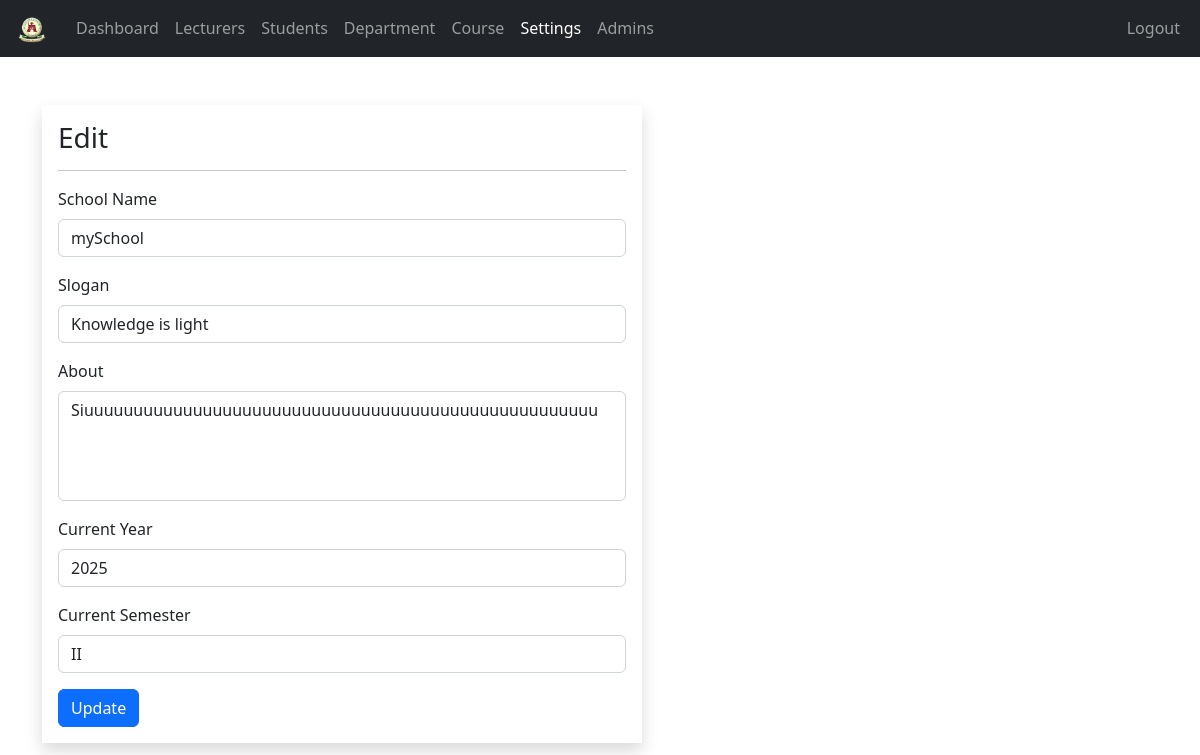
/admin/settings.php (signed in), run on the app's committed database.
### tables this page shows
CREATE TABLE `setting` (
  `id` int NOT NULL AUTO_INCREMENT,
  `current_year` int NOT NULL,
  `current_semester` varchar(11) NOT NULL,
  `school_name` varchar(100) NOT NULL,
  `slogan` varchar(300) NOT NULL,
  `about` text NOT NULL,
  PRIMARY KEY (`id`)
);

### admin/data/setting.php (called while the page is built, shortened)
<?php
function getSetting($conn){
  $sql = "SELECT * FROM setting LIMIT 1";
  $stmt = $conn->prepare($sql);
  $stmt->execute();
  if ($stmt->rowCount() == 1) {
    return $stmt->fetch(PDO::FETCH_ASSOC);
  }
}

### admin/settings.php (the view, shortened to what this page needs)
<?php
if (isset($_SESSION['admin_id']) && isset($_SESSION['role'])) {
    if ($_SESSION['role'] == 'Admin') {
        include "../DB_connection.php";
        include "data/setting.php";
        $setting = getSetting($conn);
?>
<!DOCTYPE html>
<html lang="en">
<head>
	<link rel="stylesheet" href="https://cdn.jsdelivr.net/npm/bootstrap@5.2.0/dist/css/bootstrap.min.css">
	<link rel="stylesheet" href="../css/style.css">
    <link rel="stylesheet" href="https://cdnjs.cloudflare.com/ajax/libs/font-awesome/4.7.0/css/font-awesome.min.css">
</head>
<body>
    <?php include "inc/navbar.php"; ?>
    <div class="container mt-5">
        <form method="post" class="shadow p-3 mt-5 form-w" action="req/setting-edit.php">
            <h3>Edit</h3><hr>
            <div class="mb-3">
              <label class="form-label">School Name</label>
              <input type="text" class="form-control" value="<?= htmlspecialchars($setting['school_name']) ?>" name="school_name" required>
            </div>
            <div class="mb-3">
              <label class="form-label">Slogan</label>
              <input type="text" class="form-control" value="<?= htmlspecialchars($setting['slogan']) ?>" name="slogan" required>
            </div>
            <div class="mb-3">
                <label class="form-label">About</label>
                <textarea class="form-control" name="about" rows="4" required><?= htmlspecialchars($setting['about']) ?></textarea>
            </div>
            <div class="mb-3">
              <label class="form-label">Current Year</label>
              <input type="text" class="form-control" value="<?= htmlspecialchars($setting['current_year']) ?>" name="current_year" required>
            </div>
            <div class="mb-3">
              <label class="form-label">Current Semester</label>
              <input type="text" class="form-control" value="<?= htmlspecialchars($setting['current_semester']) ?>" name="current_semester" required>
            </div>
            <button type="submit" class="btn btn-primary">Update</button>
        </form>
    </div>
</body>
</html>
<?php
    } else {
        header("Location: ../login.php");
        exit;
    }
} else {
    header("Location: ../login.php");
    exit;
}
?>

### css/style.css (style rules this page uses)
textarea { resize: none; }
.form-w { max-width: 600px; width: 100%; }

### data on the page
setting: school_name "mySchool", slogan "Knowledge is light", about "Siuuuuuuuuuuuuuuuuuuuuuuuuuuuuuuuuuuuuuuuuuuuuuuuuuuuu", current_year "2025", current_semester "II"
